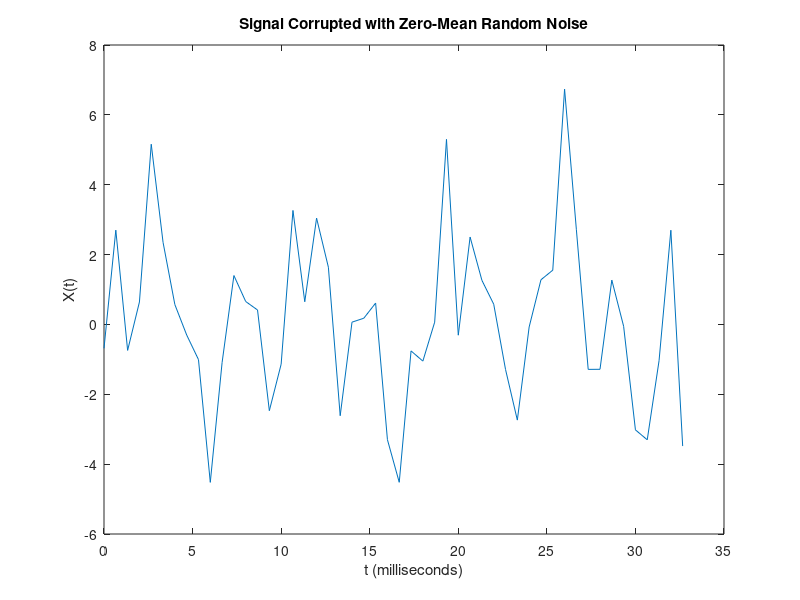
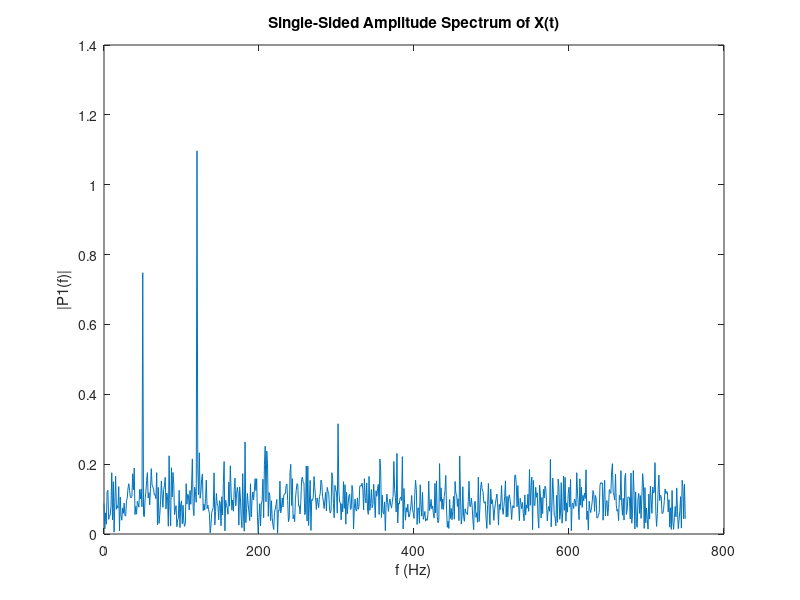
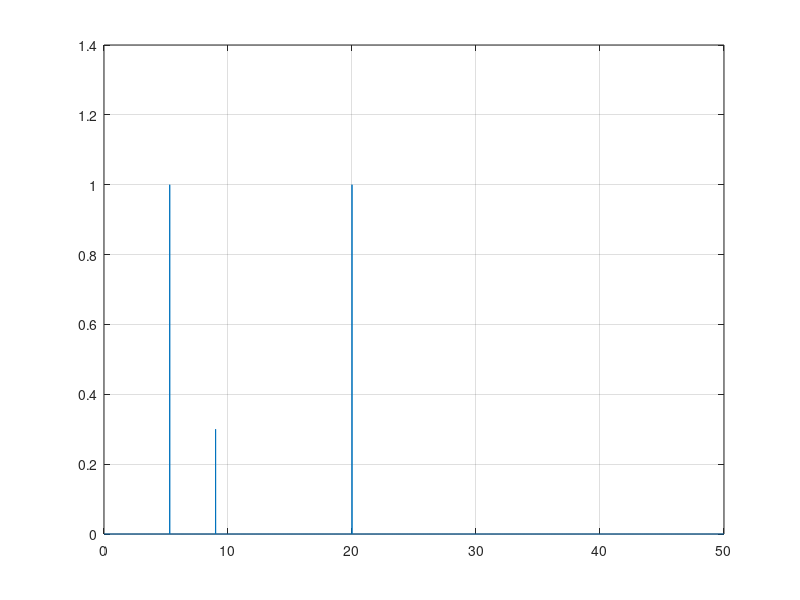

The MATLAB script that drew these images, in order:
Fs = 1500;            % Sampling frequency                    
T = 1/Fs;             % Sampling period       
L = 1500;             % Length of signal
t = (0:L-1)*T;        % Time vector

S = 0.7*sin(2*pi*50*t) + sin(2*pi*120*t);

X = S + 2*randn(size(t));

figure(1), plot(1000*t(1:50),X(1:50))
title('Signal Corrupted with Zero-Mean Random Noise')
xlabel('t (milliseconds)')
ylabel('X(t)')


Y = fft(X);

P2 = abs(Y/L);
P1 = P2(1:L/2+1);
P1(2:end-1) = 2*P1(2:end-1);

f = Fs*(0:(L/2))/L;
figure(2), plot(f,P1) 
title('Single-Sided Amplitude Spectrum of X(t)')
xlabel('f (Hz)')
ylabel('|P1(f)|')

clear all
deltat = 0.01;
t1 = deltat:deltat:100;
y1 = sin(2*pi*(5.3)*t1) + 0.3*sin(2*pi*9*t1) + sin(2*pi*20*t1);

N = length(t1)

yf = fft(y1);
P2 = abs(yf/N);


P1 = P2(1:N/2+1);
P1(2:end-1) = 2*P1(2:end-1);

deltat = abs(t1(10)-t1(11));
f = (1/deltat)*(0:(N/2))/N;

lf = length(f)

figure(3), plot(f, P1)
grid on
